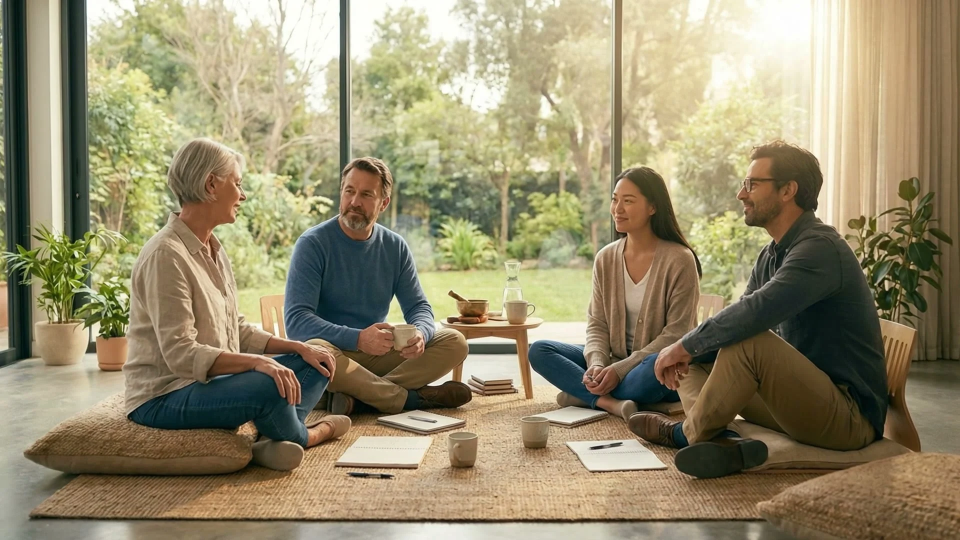
#> input picture assets/img/hero-poster.webp, 1920 x 1080 px (shown at 1/2 size)
$ python images.py
#> lines starting #> are read from the running program, lines starting #| are printed output that depends on the picture
### _src/site_data.py
"""
Read the site's JavaScript data files (assets/js/events-data.js, facilitators-data.js) exactly as the browser does.

The data files use variables and string joins, so they are evaluated by headless Chrome (--dump-dom) instead of being
parsed by hand. Chrome is looked up in the usual install paths or in the CHROME environment variable. If it is not
available, load() returns None and the build skips the pages generated from data (the rest of the site still builds).
"""
import html, json, os, pathlib, shutil, subprocess, tempfile

HERE = pathlib.Path(__file__).resolve().parent
SITE = HERE.parent
CANDIDATES = [
    os.environ.get("CHROME", ""),
    r"C:\Program Files\Google\Chrome\Application\chrome.exe",
    r"C:\Program Files (x86)\Google\Chrome\Application\chrome.exe",
    os.path.expandvars(r"%LOCALAPPDATA%\Google\Chrome\Application\chrome.exe"),
    "/Applications/Google Chrome.app/Contents/MacOS/Google Chrome",
    shutil.which("google-chrome") or "", shutil.which("chromium") or "", shutil.which("chrome") or "",
]

PAGE = """<!doctype html><meta charset="utf-8">
<script src="{events}"></script>
<script src="{facilitators}"></script>
<pre id="out"></pre>
<script>
document.getElementById('out').textContent = '@@JSON@@' + JSON.stringify({{
  events: window.TRE_EVENTS || [], facilitators: window.TRE_FACILITATORS || [],
  prepGuide: window.TRE_PREP_GUIDE || '', prepPdf: window.TRE_PREP_PDF || ''
}}) + '@@END@@';
</script>
"""


def chrome():
    for c in CANDIDATES:
        if c and os.path.isfile(c):
            return c
    return None


def load():
    exe = chrome()
    if not exe:
        print("site_data: Chrome not found (set CHROME=...); skipping pages generated from events/facilitators data")
        return None
    tmp = pathlib.Path(tempfile.mkdtemp(prefix="tre-data-"))
    try:
        page = tmp / "dump.html"
        page.write_text(PAGE.format(events=(SITE / "assets/js/events-data.js").as_uri(),
                                    facilitators=(SITE / "assets/js/facilitators-data.js").as_uri()), encoding="utf-8")
        out = subprocess.run([exe, "--headless=new", "--disable-gpu", "--no-first-run", "--no-default-browser-check",
                              "--allow-file-access-from-files", f"--user-data-dir={tmp / 'profile'}"] + (["--no-sandbox"] if os.environ.get("CI") else []) + ["--dump-dom", page.as_uri()],
                             capture_output=True, text=True, encoding="utf-8", timeout=90).stdout
        a, b = out.find("@@JSON@@"), out.find("@@END@@")
        if a < 0 or b < 0:
            print("site_data: Chrome ran but returned no data; skipping data pages")
            return None
        return json.loads(html.unescape(out[a + 8:b]))
    finally:
        shutil.rmtree(tmp, ignore_errors=True)


# [4 lines that do not run on import are left out]

### _src/images.py
"""
Responsive image variants for the TRE™ in Singapore site.

The pages that main.js renders from the data files (event cards and posters, facilitator photos and galleries) used to
download every picture at full size (posters 1920px wide shown at ~400px). This module gives each picture smaller WebP
siblings, <name>-<width>.webp next to the original, and lists them for the pages:

    window.TRE_IMG = {"assets/img/events/x.webp": [1920, 1080, [480, 960]], ...}   (written into every page by build.py)

main.js turns an entry into srcset/sizes; a picture without an entry simply renders as before. A few static pictures
(the home hero still, the header logo) get fixed variants from STATIC.

AVIF: every picture a page lists in a srcset also gets an AVIF copy with the same name (<name>.avif, same pixel width,
re-encoded from the largest copy of that picture) - 35-60% lighter at the same look. build.py wraps each static
<img srcset> in <picture> with an AVIF <source>; main.js does the same for the data pictures (4th field of their
TRE_IMG entry = 1). Browsers without AVIF keep using the WebP/JPEG.

    python _src/images.py        create any missing variants (needs Pillow: pip install pillow)
build.py calls ensure() on every run: with Pillow installed it creates variants for newly added pictures (the nightly
GitHub job installs it), without Pillow it lists the variants already on disk. Every variant gets a provenance sidecar
(<file>.json) like the originals.
"""
import datetime, hashlib, json, os, re, struct

HERE = os.path.dirname(os.path.abspath(__file__))
OUT = os.path.dirname(HERE)  # site root

# variant widths by role (only widths clearly smaller than the original are made)
ROLES = {
    "poster": [480, 960],          # 16:9 event posters: cards (~380px) and the event hero window (~470px)
    "poster_tall": [540],          # portrait event posters, shown up to 440px wide
    "portrait": [160, 400, 800],   # facilitator photos: 42-64px avatars, ~300px cards, 340px profile window
    "gallery": [400, 800, 1200],   # facilitator galleries: 220-340px strip tiles; the 1200 opens in the lightbox
}
STATIC = {
    "assets/img/hero-poster.webp": [960, 1600],             # home hero still (the largest contentful paint on the home page)
    "assets/img/logo-tre-singapore.webp": [214, 321],       # header logo, shown 107px wide (2x and 3x screens)
    "assets/img/about/isabelle-doing-tre.webp": [600],  # About page photo (was hot-linked from the old GoDaddy site)
}
QUALITY = 80
# AVIF quality by kind (checked at 2x zoom on faces and poster lettering, 2026-10-02): hero photos sit under the navy
# wash, posters carry small lettering, everything else is a photo seen as is
AVIF_Q = {"hero": 50, "poster": 58, "photo": 55}
NO_AVIF = ("assets/img/logo-", "assets/img/og/", "assets/img/og-", "assets/img/favicon")
_AVIF_CACHE = {}


def img_size(path):
    """(width, height) of a PNG, JPEG or WebP file without third-party modules (None if unknown)."""
    try:
        with open(path, "rb") as f:
            head = f.read(64)
            if head[:8] == b"\x89PNG\r\n\x1a\n":
                return struct.unpack(">II", head[16:24])
            if head[:4] == b"RIFF" and head[8:12] == b"WEBP":
                kind = head[12:16]
                if kind == b"VP8 ":
                    w, h = struct.unpack("<HH", head[26:30]); return w & 0x3FFF, h & 0x3FFF
                if kind == b"VP8L":
                    b = head[21:25]; return 1 + (((b[1] & 0x3F) << 8) | b[0]), 1 + (((b[3] & 0xF) << 10) | (b[2] << 2) | ((b[1] & 0xC0) >> 6))
                if kind == b"VP8X":
                    return 1 + int.from_bytes(head[24:27], "little"), 1 + int.from_bytes(head[27:30], "little")
            if head[:2] == b"\xff\xd8":
                f.seek(2)
                while True:
                    m = f.read(2)
                    if len(m) < 2 or m[0] != 0xFF:
                        return None
                    if m[1] in (0xD8, 0x01) or 0xD0 <= m[1] <= 0xD7:
                        continue
                    ln = struct.unpack(">H", f.read(2))[0]
                    if m[1] in (0xC0, 0xC1, 0xC2, 0xC3, 0xC5, 0xC6, 0xC7, 0xC9, 0xCA, 0xCB, 0xCD, 0xCE, 0xCF):
                        h, w = struct.unpack(">xHH", f.read(5)); return w, h
                    f.seek(ln - 2, 1)
    except OSError:
        pass
    return None


def variant_rel(rel, w):
    return os.path.splitext(rel)[0] + "-%d.webp" % w


def _sha1(path):
    with open(path, "rb") as f:
        return hashlib.sha1(f.read()).hexdigest()


def _fresh(dst, digest):
    """A variant is current when its sidecar names the exact source bytes it was made from (file times are no use:
    a git checkout gives every file a new one)."""
    try:
        with open(dst + ".json", encoding="utf-8") as f:
            return os.path.isfile(dst) and json.load(f).get("sourceSha1") == digest
    except (OSError, ValueError):
        return False


def _make(rel, w, Image, digest):
    src, dst = os.path.join(OUT, rel), os.path.join(OUT, variant_rel(rel, w))
    with Image.open(src) as im:
        im.load()
        keep_alpha = im.mode in ("RGBA", "LA") or (im.mode == "P" and "transparency" in im.info)
        im = im.convert("RGBA" if keep_alpha else "RGB")
        h = round(im.height * w / im.width)
        im.resize((w, h), Image.LANCZOS).save(dst, "WEBP", quality=QUALITY if not keep_alpha else 90, method=6)
    side = {"prompt": "Resized %dpx WebP variant of %s (same picture, made by _src/images.py; see that file's sidecar for "
                      "its source). No other edits." % (w, rel.replace("\\", "/")),
            "createdAt": datetime.datetime.now(datetime.timezone.utc).strftime("%Y-%m-%dT%H:%M:%S.000Z"),
            "sourceSha1": digest}
    with open(dst + ".json", "w", encoding="utf-8", newline="\n") as f:
        json.dump(side, f, ensure_ascii=False, indent=2); f.write("\n")
    print("image variant", variant_rel(rel, w).replace("\\", "/"))


# [12 lines left out: functions _avif_ok, _avif_q, not called in this run]


def avif_for(rel, master=None):
    """Make sure <rel without its extension>.avif exists: the same picture at rel's pixel width, encoded from `master`
    (the largest copy of that picture; default rel itself). Returns the AVIF's path, or None when there is none (no
    Pillow AVIF support and no current copy, or the picture is missing / excluded)."""
    rel, master = rel.split("?")[0], (master or rel).split("?")[0]
    return None   # 8 Nov 2026: the site serves WebP only (no AVIF twins, no <picture> AVIF sources)
    key = (rel, master)
    if key in _AVIF_CACHE:
        return _AVIF_CACHE[key]
    _AVIF_CACHE[key] = None
    if rel.startswith(NO_AVIF) or os.path.splitext(rel)[1].lower() not in (".webp", ".jpg", ".jpeg", ".png"):
        return None
    src, msrc = os.path.join(OUT, rel), os.path.join(OUT, master)
    size = img_size(src) if os.path.isfile(src) else None
    if not size or not os.path.isfile(msrc):
        return None
    out_rel = os.path.splitext(rel)[0] + ".avif"
    dst = os.path.join(OUT, out_rel)
    digest = _sha1(msrc)
    try:
        with open(dst + ".json", encoding="utf-8") as f:
            side = json.load(f)
        if side.get("of") not in (None, rel.replace("\\", "/")):
            return None                     # another picture already owns that name
        if os.path.isfile(dst) and side.get("sourceSha1") == digest and side.get("width") == size[0]:
            _AVIF_CACHE[key] = out_rel
            return out_rel
    except (OSError, ValueError):
        pass
    if not _avif_ok():
        return None
    from PIL import Image
    with Image.open(msrc) as im:
        im.load()
        im = im.convert("RGBA" if (im.mode in ("RGBA", "LA") or "transparency" in im.info) else "RGB")
        if im.width != size[0]:
            im = im.resize((size[0], round(im.height * size[0] / im.width)), Image.LANCZOS)
        im.save(dst, "AVIF", quality=_avif_q(rel), speed=4)
    side = {"prompt": "AVIF copy of %s (%dpx wide, encoded from %s by _src/images.py; see the original's sidecar for its "
                      "source). Same picture, no other edits." % (rel.replace("\\", "/"), size[0], master.replace("\\", "/")),
            "createdAt": datetime.datetime.now(datetime.timezone.utc).strftime("%Y-%m-%dT%H:%M:%S.000Z"),
            "of": rel.replace("\\", "/"), "width": size[0], "sourceSha1": digest}
    with open(dst + ".json", "w", encoding="utf-8", newline="\n") as f:
        json.dump(side, f, ensure_ascii=False, indent=2); f.write("\n")
    print("image avif", out_rel.replace("\\", "/"))
    _AVIF_CACHE[key] = out_rel
    return out_rel


def ensure(rel, widths):
    """Create the missing (or outdated) variants of one picture when Pillow is available; return
    [width, height, [current variant widths]] or None when the picture is missing. A variant made from an older
    version of the picture is never listed (it would show the old picture)."""
    rel = rel.split("?")[0].split("#")[0]
    src = os.path.join(OUT, rel)
    size = img_size(src) if os.path.isfile(src) else None
    if not size:
        return None
    wanted = [w for w in widths if w <= size[0] - 64]
    try:
        from PIL import Image
    except ImportError:
        Image = None
    digest, have = _sha1(src), []
    for w in wanted:
        dst = os.path.join(OUT, variant_rel(rel, w))
        if not _fresh(dst, digest) and Image is not None:
            _make(rel, w, Image, digest)
        if _fresh(dst, digest):
            have.append(w)
    # 4th field: 1 when the original and every listed copy also have an AVIF twin (main.js then adds an AVIF <source>)
    avif = 1 if have and avif_for(rel) and all(avif_for(variant_rel(rel, w), rel) for w in have) else 0
    return [size[0], size[1], have, avif]


# [11 lines left out: function srcset_attrs, not called in this run]


_IMG_TAG = re.compile(r"<img\b[^>]*>")
_ATTR = lambda tag, name: (re.search(r'\s%s="([^"]*)"' % name, tag) or [None, None])[1]


# [31 lines left out: function picture_html, not called in this run]


def manifest(events, facs):
    """window.TRE_IMG for the pictures the data files reference (keys = the path without any ?v= query)."""
    want = []
    for ev in events:
        if ev.get("image"):
            want.append((ev["image"], "poster"))
        if ev.get("card"):
            want.append((ev["card"], "poster"))
        pt = (ev.get("details") or {}).get("posterTall") or {}
        if pt.get("src"):
            want.append((pt["src"], "poster_tall"))
    for f in facs:
        if f.get("photo"):
            want.append((f["photo"], "portrait"))
        for g in f.get("gallery") or []:
            if g.get("src"):
                want.append((g["src"], "gallery"))
    out = {}
    for rel, role in want:
        key = rel.split("?")[0]
        if key in out or key.startswith(("http:", "https:", "//")):
            continue
        entry = ensure(key, ROLES[role])
        if entry and entry[2]:
            out[key] = entry
    return out


# [9 lines left out: function hero_avif, not called in this run]


def ensure_static():
    return {rel: ensure(rel, ws) for rel, ws in STATIC.items()}
#> in _make, im is the input picture: PIL image 1920x1080 RGB; mean R, G, B 149.4, 139.7, 109.4
#> in _make, `keep_alpha = im.mode in ("RGBA", "LA") or (im.mode == "P" and "transpa..`: keep_alpha = False
#> in _make, `im.resize((w, h), Image.LANCZOS).save(dst, "WEBP", quality=QUALITY if ..`:
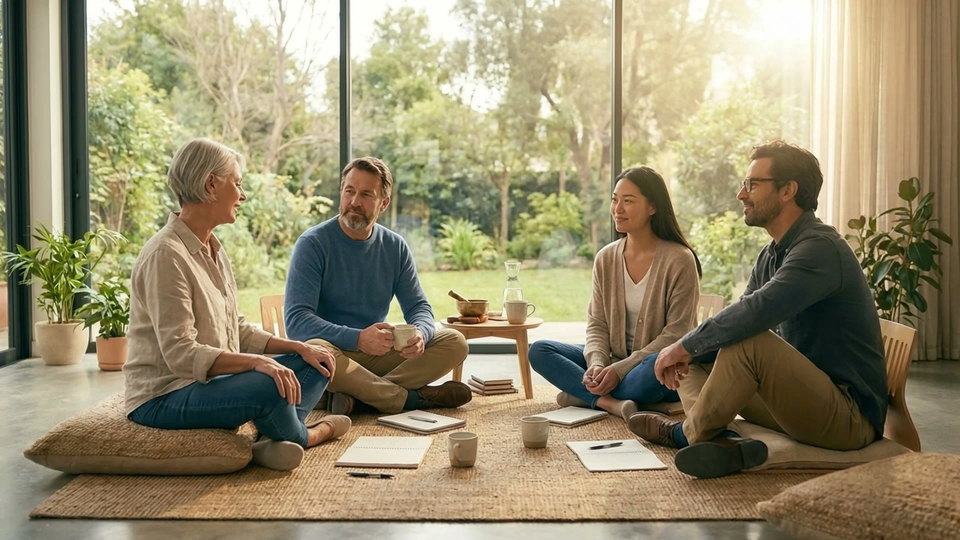
#> saved as hero-poster-960.webp: PIL image 960x540 RGB; mean R, G, B 149.4, 139.7, 109.4
#> call 3 of _make, with rel = 'assets/img/about/isabelle-doing-tre.webp', w = 600, digest = 'a0eb81e7e291f22425fc0feef2e9720afe35ca4e'
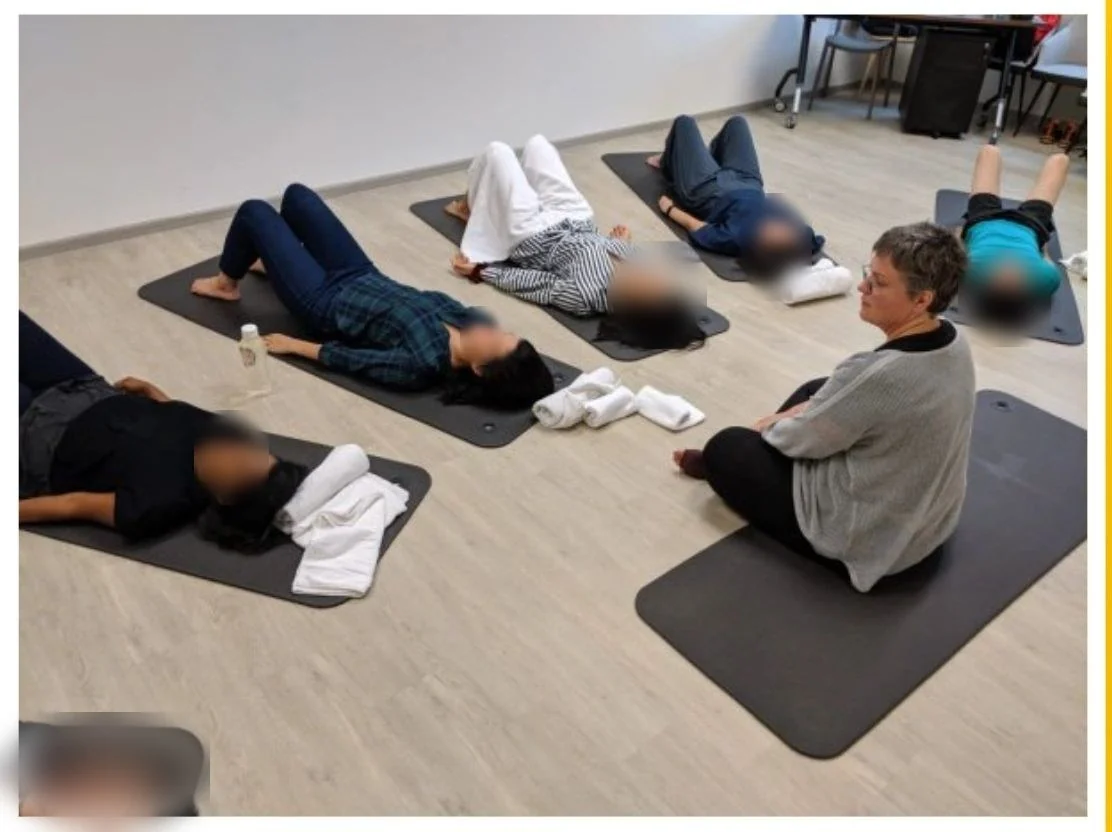
#> input picture assets/img/about/isabelle-doing-tre.webp, 1112 x 832 px
#> in _make, im is the input picture: PIL image 1112x832 RGB; mean R, G, B 147.7, 140.1, 133.2


if __name__ == "__main__":
    import site_data
    d = site_data.load() or {"events": [], "facilitators": []}
    m = manifest(d["events"], d["facilitators"])
    s = ensure_static()
    print(len(m), "data pictures with variants;", sum(1 for v in s.values() if v and v[2]), "static pictures with variants")
